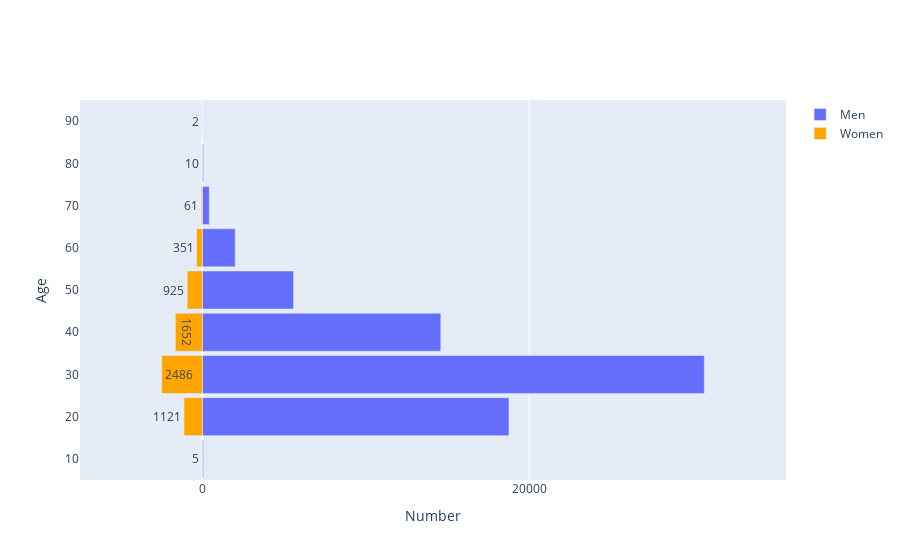

The notebook cell this image was saved under:
### Code cell
import chart_studio.plotly as py
import plotly.graph_objs as go
#from plotly.offline import plot

import numpy as np

women_bins = np.array(-1 * piramide['female'])
men_bins = np.array(piramide['male'])

y = list(range(10, 100, 10))

fig = go.Figure(
layout = go.Layout(yaxis=go.layout.YAxis(title='Age'),
                   xaxis=go.layout.XAxis(
                       range=[-1 * (np.array(piramide['female']).max()+5000), (np.array(piramide['male']).max()+5000)],
                       tickvals=[-50000, -20000, 0, 20000, 50000],
                       ticktext=[50000, 20000, 0, 20000, 50000],
                       title='Number'),
                   barmode='overlay',
                   bargap=0.1),

data = [go.Bar(y=y,
               x=men_bins,
               orientation='h',
               name='Men',
               hoverinfo='x',
               marker=dict(color = 'Royal Blue')
               ),
        go.Bar(y=y,
               x=women_bins,
               orientation='h',
               name='Women',
               text=-1 * women_bins.astype('int'),
               hoverinfo='text',
               marker=dict(color = 'Orange')
               )])
fig.show()

#py.iplot(dict(data=data, layout=layout), filename='EXAMPLES/bar_pyramid')

### Figure 1 — Plotly figure (JSON) as saved in the notebook; plotly's stock layout.template omitted (floating-point values rounded to 4 significant figures)
{"data": [{"hoverinfo": "x", "marker": {"color": "Royal Blue"}, "name": "Men", "orientation": "h", "type": "bar", "x": [64, 18764, 30716, 14591, 5581, 2012, 424, 72, 4], "y": [10, 20, 30, 40, 50, 60, 70, 80, 90]}, {"hoverinfo": "text", "marker": {"color": "Orange"}, "name": "Women", "orientation": "h", "text": [5, 1121, 2486, 1652, 925, 351, 61, 10, 2], "type": "bar", "x": [-5, -1121, -2486, -1652, -925, -351, -61, -10, -2], "y": [10, 20, 30, 40, 50, 60, 70, 80, 90]}], "layout": {"bargap": 0.1, "barmode": "overlay", "xaxis": {"range": [-7486, 35716], "ticktext": [50000, 20000, 0, 20000, 50000], "tickvals": [-50000, -20000, 0, 20000, 50000], "title": {"text": "Number"}}, "yaxis": {"title": {"text": "Age"}}}}
